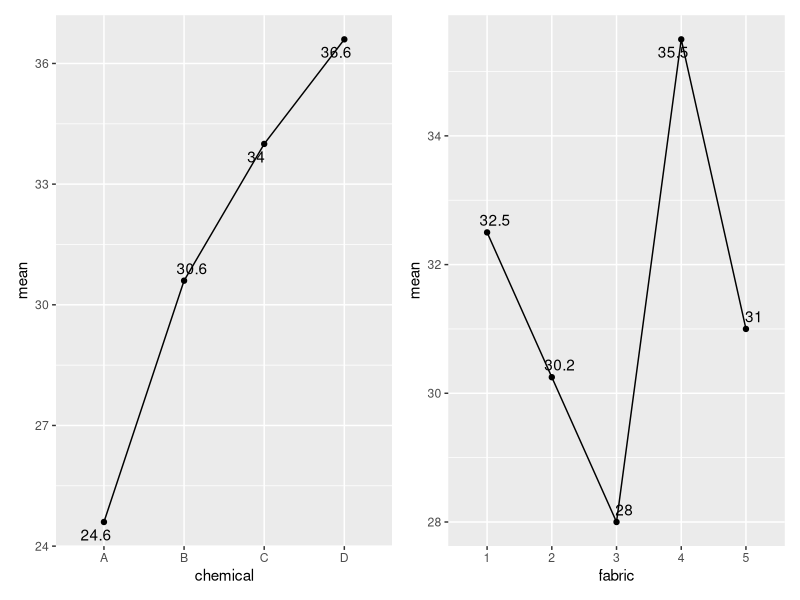
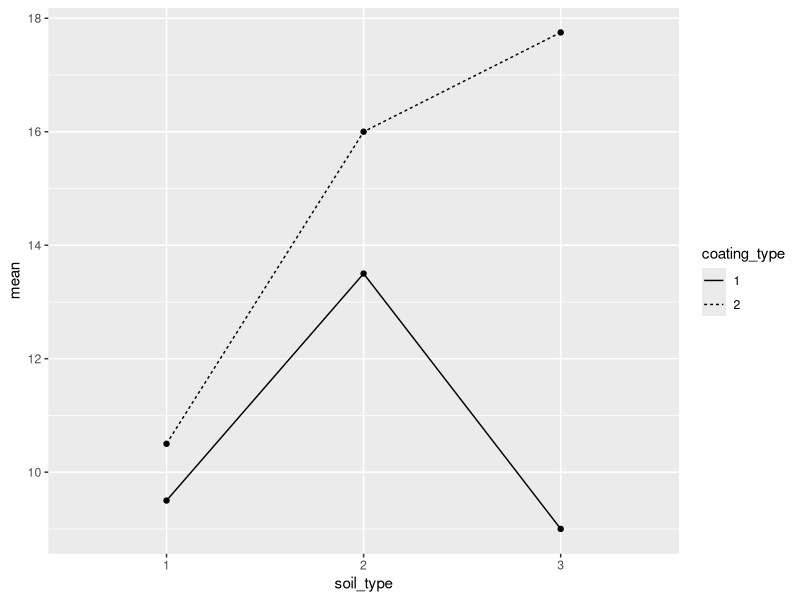

These figures' R source, in order:
## ---- chunk 1
knitr::opts_chunk$set(echo = TRUE)
## ---- chunk 2
library(tidyverse)
chemical <- factor(rep(c("A", "B", "C", "D"), each=5))
fabric <- factor(rep(1:5, 4))
strength <- c(24, 23, 26, 28, 22, 
              32, 33, 24, 36, 28,
              34, 33, 29, 37, 37,
              40, 32, 33, 41, 37)
df1 <- data.frame(chemical = chemical, 
                  fabric=fabric, strength = strength)
one.way <- aov(strength~ chemical, data = df1)
#summary(one.way)
two.way <- aov(strength~ chemical+fabric, data = df1)
#summary(two.way)
## ---- chunk 3
Source <- c("Chemical type", "Error", "Total")
DF <- c("...", "...", "...")
SS <- c("...", 219.6, 623)
MS <- c("...", "...", "")
F <- c("...", "", "")
P <- c("0.000", "", "")
df <- data.frame(Source, DF, SS, MS, F, P)
knitr::kable(df)
## ---- chunk 4
Source <- c("Chemical type","Fabric sample", "Error", "Total")
DF <- c("...", "...", "...", "...")
SS <- c("...", 124.2, 095.4, 623)
MS <- c("...", "...", "...", "")
F <- c("...", "...", "", "")
P <- c("0.000", "0.029"
       , "", "")
df <- data.frame(Source, DF, SS, MS, F, P)
knitr::kable(df)
## ---- chunk 5
library(patchwork)
library(ggrepel)
g1 <- df1 %>% group_by(chemical) %>% summarise(mean = mean(strength))
g2 <- df1 %>% group_by(fabric) %>% summarise(mean = mean(strength))

pq1 <- ggplot(g1, aes(x=chemical, y=mean, group=1,label=round(mean, 1))) + geom_point() + geom_line() + geom_text_repel()
pq2 <- ggplot(g2, aes(x=fabric, y=mean,  group=1, label=round(mean, 1))) + geom_point() + geom_path() + geom_text_repel()
(pq1|pq2)


## ---- chunk 6
set.seed(123)
soil_type <- factor(rep(1:3, each=8))
coating_type <- factor(rep(1:2, each=4, times=3))
corrosion_amount <- round(c(rnorm(4, 9, 3), rnorm(4, 10, 3), rnorm(4, 13, 3), rnorm(4, 15, 3), rnorm(4, 10, 3), rnorm(4, 20, 3)),0)
q3 <- data.frame(soil_type=soil_type,
                 coating_type=coating_type,
                 corrosion_amount=corrosion_amount)
#knitr::kable(q3)
## ---- chunk 7
average_responses <- q3 %>% group_by(soil_type, coating_type) %>% summarize(mean=mean(corrosion_amount))

ggplot(average_responses, aes(x=soil_type, y=mean, group=coating_type, linetype=coating_type)) + geom_point() + geom_path() 
## ---- chunk 8
fitq3 <- lm(corrosion_amount ~ soil_type + coating_type + soil_type*coating_type, data=q3)
anova(fitq3)

## ---- chunk 9
aov.out <- aov(corrosion_amount ~ soil_type*coating_type, data=q3)
TukeyHSD(aov.out)
## ---- chunk 10
Batch <- factor(rep(1:4, each=4))
Lab_assistant <- factor(rep(1:4, times=4))
Catalyst <- factor(c("C", "D", "A", "B", "B", "C", "D", "A", "A", "B", "C", "D", "D", "A", "B", "C" ))
Time <- c(8, 7, 1, 6, 11, 18, 11, 9, 5, 8, 10, 9, 4, 3, 5, 6)
df4 <- data.frame(Batch=Batch, Lab_assistant=Lab_assistant, Catalyst=Catalyst, Time=Time)
## ---- chunk 11
m4 <- lm(Time ~ Batch + Lab_assistant + Catalyst, data=df4)
anova(m4)
